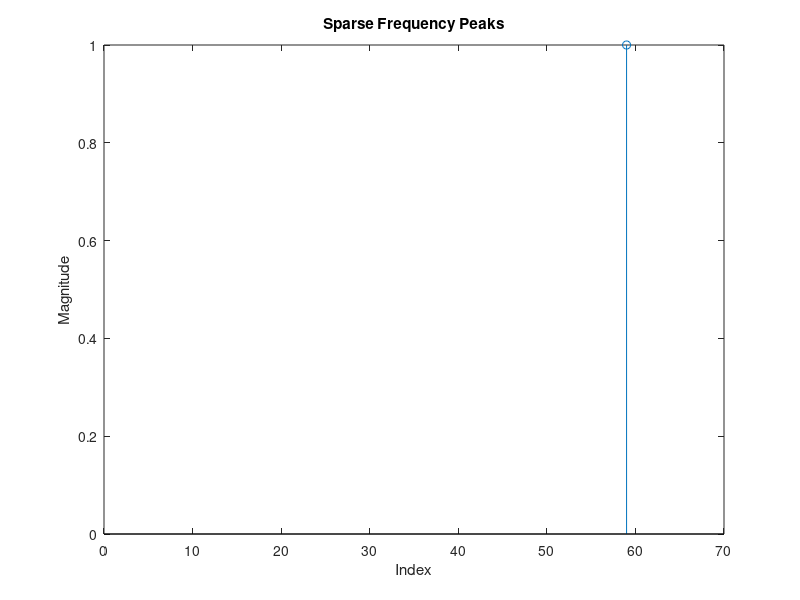

This chart was generated by the following MATLAB code: (Note: this script raises an error after producing the figure.)
%% SFT Project:
% Implement the SFT algorithm in MATLAB. Make comparisons with the built-in 
% FFT algorithm of MATLAB in terms of running time as the length of data 
% increases, for different sparsity cases


%% create signal
% need to be able to make signals with N = length,k = number of peaks, 
% p = spacing of peaks, epsilon[j] = noise function

K = 1; % amount of peaks
A = 1;
% use the folloing 3 lines for gaussian-like magnitudes
%Amax = K; % peak magnitude for central sample
%x = 1:K;
%A = K/Amax + (Amax - K/Amax) * (1 - abs(x - (K+1)/2)/((K+1)/2-1));
k0 = 59; % center frequency index
N = 70; % signal length
delta_w = 0.6; % peak spacing, (0 to 1]. approach 0 for closer spacing
n  = 0:N-1; % time indices

k_list = (1:N/K:N) + ((k0-512) + N/(2*K));
half_k_range = round(((k_list(end) - k_list(1)) * delta_w) / 2);   % half of total range
k_list = linspace(k0 - half_k_range, k0 + half_k_range, K);
k_list = round(k_list);
k = zeros(1,N);
k(k_list) = A;

%plot freq peaks
indices = 1:length(k);
nonzero_idx = k ~= 0;
stem(indices(nonzero_idx), k(nonzero_idx), 'o');
% use following two lines for x ticks for only peaks
%ax = gca; 
%ax.XTick = indices(nonzero_idx);
xlim([0 N]);
xlabel('Index');
ylabel('Magnitude');
title('Sparse Frequency Peaks');
grid off;

% Create time signal
S = exp(2*pi*1i * (k_list(:) * n) / N);
f = sum(S, 1);    % 1-by-N signal

%% Permute signal
n = 0:N-1;
sigma = randi([1, N-1]);
while gcd(sigma, N) ~= 1   % ensure σ is coprime to N
    sigma = randi([1 N-1]);
end
a = randi([0, N-1]);
b = randi([0, N-1]);
idx = mod(sigma*n + b, N) + 1;
f_sigma = f(idx);
f_perm = f_sigma .* exp(-1j*2*pi*a*n/N);

%calculate sigma inverse mod N for unpermute
[~, x_temp, ~] = gcd(sigma, N);
sigma_inv = mod(x_temp,N);
%% Implement SFT I. Identify Frequency Peaks

% Use random binning with modulo aliasing and CRT

% Random binning

% Aliasing and CRT
% calculate padded signal of length with specific coprime factors.
% subsampling rates MUST be > k but << N
subsampling_lengths = [2,5,7]; 
subsampling_rates = [N/subsampling_lengths(1), N/subsampling_lengths(2), N/subsampling_lengths(3)];

% find subsampled DFTs
f_1 = fft(f_perm(1:subsampling_rates(1):end));
f_2 = fft(f_perm(1:subsampling_rates(2):end));
f_3 = fft(f_perm(1:subsampling_rates(3):end));

% debug
[B_1, ~] = sort(abs(f_1), 'descend');
[B_2, ~] = sort(abs(f_2), 'descend');
[B_3, ~] = sort(abs(f_3), 'descend');

%threshold for noise robustness
thresh1 = 0.5 * max(abs(f_1));
thresh2 = 0.5 * max(abs(f_2));
thresh3 = 0.5 * max(abs(f_3));

%find peaks
peaks1 = find(abs(f_1) > thresh1);
peaks2 = find(abs(f_2) > thresh2);
peaks3 = find(abs(f_3) > thresh3);

x = crt([peaks1(1)-1, peaks2(1)-1, peaks3(1)-1],subsampling_lengths); 
%convert from 1- to 0- index for CRT above

k_orig = mod(sigma * (x + a), N); %unpermute recovered index
disp(k_orig)